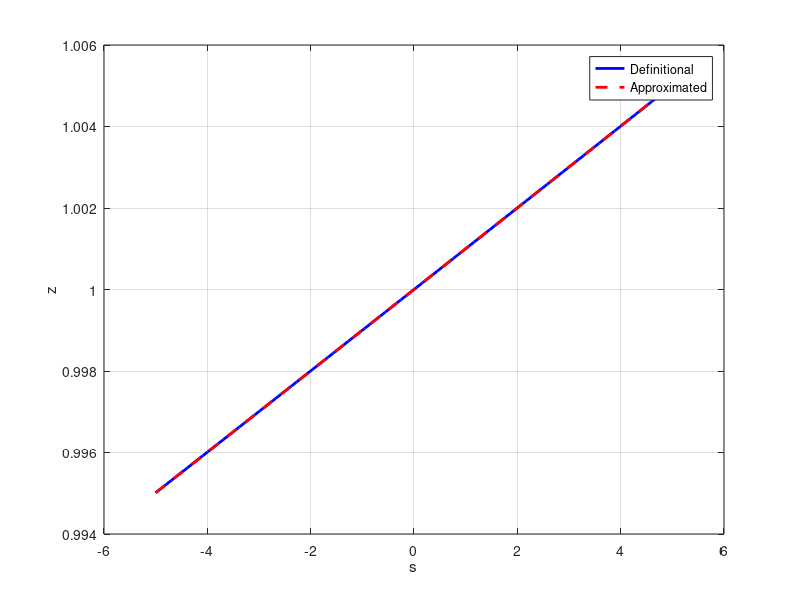

MATLAB code for this plot:
close all; clear all;

fp = 1000;
Tp = 1 / fp;

definitional_transform = @(s) exp(s * Tp);
approx_transform = @(s) (1 + s / (2 * fp)) ./ (1 - s / (2 * fp));

s_values = linspace(-5, 5, 100);
figure;
plot(s_values, definitional_transform(s_values), '-b', 'LineWidth', 2, 'DisplayName', 'Definitional');
hold on;
plot(s_values, approx_transform(s_values), '--r', 'LineWidth', 2, 'DisplayName', 'Approximated');
xlabel('s');
ylabel('z');
legend('Location', 'Best');
grid on;
